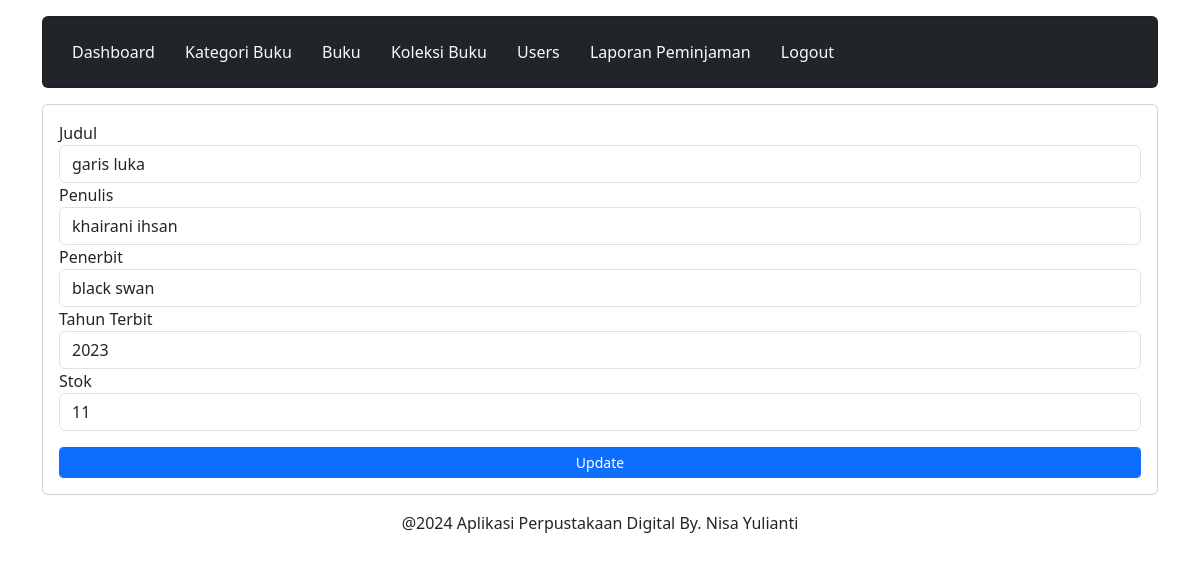
The page /admin/edit_buku.php?id_buku=2 (signed in) on the database its author committed.
### tables this page shows
CREATE TABLE `buku` (
  `id_buku` int(11) NOT NULL,
  `judul` varchar(255) NOT NULL,
  `penulis` varchar(255) NOT NULL,
  `penerbit` varchar(255) NOT NULL,
  `tahun_terbit` int(11) NOT NULL,
  `stok` int(11) NOT NULL
);

### admin/edit_buku.php (the view, shortened to what this page needs)
<?php
	include 'header.php';
	include 'navbar.php';
?>
<?php
		include '../koneksi.php';
        $id_buku = $_GET['id_buku'];
		$data = mysqli_query($koneksi,"SELECT * FROM buku WHERE id_buku='$id_buku'");
	    while($d = mysqli_fetch_array($data)){
?>
                    <div class="content mt-3">
						<div class="card">
							<div class="card-body">
                               <form method="post" action="proses_update_buku.php">
                                    <div class="form-group">
                                        <label>Judul</label>
                                        <input type="text" class="form-control" value="<?php echo $d['judul']; ?>" name="judul">
                                    </div>
                                    <div class="form-group">
                                        <label>Penulis</label>
                                        <input type="text" class="form-control" value="<?php echo $d['penulis']; ?>" name="penulis">
                                    </div>
                                    <div class="form-group">
                                        <label>Penerbit</label>
                                        <input type="text" class="form-control" value="<?php echo $d['penerbit']; ?>" name="penerbit">
                                    </div>
                                    <div class="form-group">
                                        <label>Tahun Terbit</label>
                                        <input type="number" class="form-control" value="<?php echo $d['tahun_terbit']; ?>" name="tahun_terbit">
                                    </div>
                                    <div class="form-group">
                                        <label>Stok</label>
                                        <input type="number" class="form-control" value="<?php echo $d['stok']; ?>" name="stok">
                                    </div>
                               <div class="form-group">
                                <button type="submit" class="form-control btn btn-primary btn-sm mt-3">Update</button>
                               </div>
                               </form>
							</div>
						</div>
					</div>
                    <?php } ?>
<?php
	include 'footer.php';
?>

### rows shown on the page
buku: judul "garis luka", penulis "khairani ihsan", penerbit "black swan", tahun_terbit "2023", stok "11"
